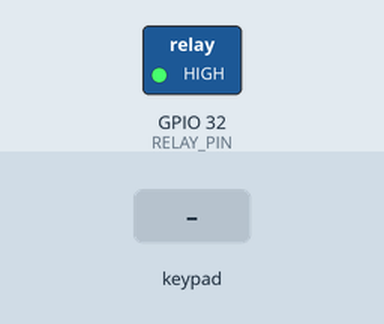
Simulated run of this sketch. Board: ESP32. Parts: switched loads named in the sketch (green lamp = pin HIGH). Inputs (shaded band) come from the test bench. WiFi joins after 1.5 s; servers stay silent unless stated; I2S audio is not simulated (input reads silence); the Firebase database answers and starts empty; what the sketch prints to the serial monitor is not drawn.

Above: at 3.7 s.
3.8 s: keypad keys 1 2 3 4 # pressed 0.4 s apart
At 6.3 s:
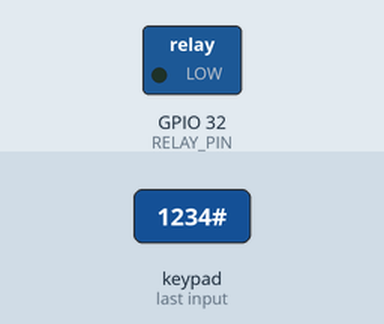
8.0 s: key 'A' pressed
9.5 s: key 'B' pressed
11.0 s: keypad keys 1 2 3 4 * pressed 0.4 s apart
14.5 s: key 'C' pressed
16.0 s: keypad keys 1 2 3 4 D pressed 0.4 s apart
Timing chart, 0 to 19.0 s (numbered marks = the images above; inputs shaded):
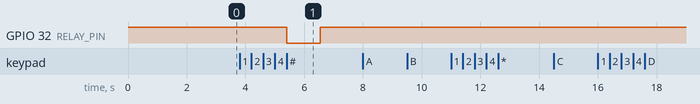

Measured:
- after the input at 3.8 s, GPIO 32 (RELAY_PIN): HIGH → LOW after 1.6 s, → HIGH 1.1 s later
- after the input at 8.0 s, every drawn part: stays the same
- after the input at 9.5 s, every drawn part: stays the same
- after the input at 11.0 s, every drawn part: stays the same
- after the input at 14.5 s, every drawn part: stays the same
- after the input at 16.0 s, every drawn part: stays the same

The sketch:

lock_firebase_audio_keypad_PASSWORD.ino
```cpp
//  this is for lock firebase time and audio


/*************************************************/
/*                                                         WIFI CONNECTION                                                                         */
/*************************************************/
//this code makes the speaker make noise when pressing akey on the keypad
#include <Adafruit_Keypad.h> // Correct inclusion of the library
#include <Arduino.h>
#include <driver/i2s.h>
#include <math.h>
#include <ezOutput.h>
// WiFi and Firebase setup
#include <ESP32Firebase.h>
#define _SSID "ICST"          // Your WiFi SSID
#define _PASSWORD "arduino123"    // Your WiFi Password

#define UNLOCK_TIME 3000 // in milliseconds

#define RELAY_PIN   32 // ESP32 pin GPIO27 connected to the solenoid lock relay
//ezOutput relay(RELAY_PIN);

// Define the pins for RGB LED (assuming common cathode)
const int redPin = 13;    // Red pin

// define your specific keypad here via PID
#define KEYPAD_PID3845


const String password = "1234"; // change your password here
String input_password;

// define your pins here
#define R4   15 //brown wire
#define R3   4  //red wire
#define R2   5  //orange
#define R1   18   //yellow wire
#define C1   23 //white wire
#define C2   22 //purple wire
#define C3   21  //blue wire
#define C4   19  //green wire

// /* 2. Define the API Key */
// #define API_KEY "AIzaSyAHANIi3AEgVl8ir3Cs5ePn6qJLWD9LY1Y"

// /* 3. Define the RTDB URL */
// #define DATABASE_URL "https://console.firebase.google.com/u/0/project/smartdoorbell-7e38f/database/smartdoorbell-7e38f-default-rtdb/data/~2F" //<databaseName>.firebaseio.com or <databaseName>.<region>.firebasedatabase.app
//https://console.firebase.google.com/u/0/project/smartdoorbell-7e38f/database/smartdoorbell-7e38f-default-rtdb/data/~2F
#define REFERENCE_URL "https://smartdoorbell-7e38f-default-rtdb.firebaseio.com/"
//https://console.firebase.google.com/u/0/project/smartdoorbell-7e38f/database/smartdoorbell-7e38f-default-rtdb/data/~2F"
#define FIREBASE_AUTH "AIzaSyAHANIi3AEgVl8ir3Cs5ePn6qJLWD9LY1Y"

Firebase firebase(REFERENCE_URL);

void firebaseSetup() {
  Serial.println("Connecting to WIFI: Pending...");
  WiFi.mode(WIFI_STA);
  WiFi.disconnect();
  delay(1000);
  WiFi.begin(_SSID, _PASSWORD);

  while (WiFi.status() != WL_CONNECTED) {
    //freeplay();
    delay(10);
    //Serial.print("-");
  }
  Serial.println("Connected to WIFI");
}

int firebaseReadLock() {
  int lck = firebase.getInt("lck");

  return lck;
}


// Keymap for 4x4 Keypad
char keys[4][4] = {
  {'1','2','3', 'A'},
  {'4','5','6', 'B'},
  {'7','8','9', 'C'},
  {'*','0','#', 'D'}
};
//////audio defines


// Define I2S pins
#define I2S_NUM         I2S_NUM_0
#define I2S_BCK_PIN     26
#define I2S_WS_PIN      27
#define I2S_DATA_PIN    25
#define SAMPLE_RATE     44100
#define PI              3.14159265358979323846

static float phase = 0;
size_t bytes_written;
int16_t samples[64];
int frequency = 700;

// Row and column pins for 3x4 Keypad
byte rowPins[4] = { R1, R2, R3, R4 };
byte colPins[4] = { C1, C2, C3 , C4 };

// Initialize an instance of class Adafruit_Keypad
Adafruit_Keypad customKeypad = Adafruit_Keypad(makeKeymap(keys), rowPins, colPins, 4, 4);

unsigned long lastLockCheckTime = 0; // Variable to keep track of the last lock check time
const unsigned long lockCheckInterval = 10000; // Check the lock every 5 seconds

//helper function for dynamically generating audio samples


void generateSamples(int16_t* samples, int sample_count, int frequency) {
    for (int i = 0; i < sample_count; i++) {
        samples[i] = (int16_t)(32767 * sin(phase));
        phase += 2 * PI * frequency / SAMPLE_RATE;
        if (phase >= 2 * PI) {
            phase -= 2 * PI;
        }
    }
}


// hard-coded passwords
void setup() {
  // pinMode(27, OUTPUT) ;
  pinMode(RELAY_PIN, OUTPUT);
  //pinMode(redPin, OUTPUT);
  Serial.begin(9600);  // Adjusted for ESP32
  //input_password.reserve(32);
  customKeypad.begin();
  digitalWrite(RELAY_PIN, HIGH);
  Serial.println("Connecting to WIFI: Pending...");
  WiFi.mode(WIFI_STA);
  WiFi.disconnect();
  delay(1000);
  WiFi.begin(_SSID, _PASSWORD);

  while (WiFi.status() != WL_CONNECTED) {
    //freeplay();
    delay(10);
    Serial.print("-");
  }
  Serial.println("Connected to WIFI");


  // I2S configuration
  i2s_config_t i2s_config = {
    .mode = (i2s_mode_t)(I2S_MODE_MASTER | I2S_MODE_TX),  // Master, TX only
    .sample_rate = SAMPLE_RATE,
    .bits_per_sample = I2S_BITS_PER_SAMPLE_16BIT,
    .channel_format = I2S_CHANNEL_FMT_RIGHT_LEFT,
    .communication_format = I2S_COMM_FORMAT_I2S_MSB,
    .intr_alloc_flags = 0, // default interrupt priority
    .dma_buf_count = 8,
    .dma_buf_len = 64,
    .use_apll = false,
    .tx_desc_auto_clear = true,
    .fixed_mclk = 0
  };

  // I2S pin configuration
  i2s_pin_config_t pin_config = {
    .bck_io_num = I2S_BCK_PIN,
    .ws_io_num = I2S_WS_PIN,
    .data_out_num = I2S_DATA_PIN,
    .data_in_num = I2S_PIN_NO_CHANGE
  };

  // Install and start I2S driver
  i2s_driver_install(I2S_NUM, &i2s_config, 0, NULL);
  i2s_set_pin(I2S_NUM, &pin_config);
  i2s_zero_dma_buffer(I2S_NUM);

}

void loop() {

  for (int i = 0; i < 64; i++)
  {
    samples[i] = (int16_t)(32767 * sin(phase));
    phase += 2 * PI * frequency / SAMPLE_RATE;
    if (phase >= 2 * PI) {
      phase -= 2 * PI;
    }
  }

  // Check lock status every 5 seconds
  unsigned long currentTime = millis();
  if (currentTime - lastLockCheckTime >= lockCheckInterval) {
    lastLockCheckTime = currentTime;
    int lock = firebase.getInt("lock");
    Serial.println(lock);

    if(lock > 1) {
      digitalWrite(RELAY_PIN, LOW); // Unlock the door
      int j=0;
      generateSamples(samples, 64,700);
      while(j<500){
      i2s_write(I2S_NUM, samples, sizeof(samples), &bytes_written, portMAX_DELAY);
      j++;
      }
      delay(1000);
      digitalWrite(RELAY_PIN, HIGH); // Lock the door
      firebase.setInt("lock", 1);
    }

  }
  unsigned long currentTime2 = millis();
  unsigned int lastLockCheckTime2 = 0 ;
  if (currentTime2 - lastLockCheckTime2 >= 2000) {
    lastLockCheckTime2 = currentTime2;
  // Continuously watch the keypad
  customKeypad.tick();
  if(customKeypad.available()){
    keypadEvent e = customKeypad.read();
    char key = (char)e.bit.KEY;

    if (e.bit.EVENT == KEY_JUST_PRESSED) {
      Serial.print(key);
      Serial.println(" pressed");
      if (key == '*') {
        input_password = ""; // reset the input password

      } else if (key == '#')
      {

        if(input_password == password)
        {
          // note to self: take care of the beeping sequence later ***
          generateSamples(samples, 64,9000);
          digitalWrite(RELAY_PIN, LOW); // Unlock the door
          int j=0;
          frequency = 2000;
          while(j<200){
          i2s_write(I2S_NUM, samples, sizeof(samples), &bytes_written, portMAX_DELAY);
          j++;
          }
          delay(1000);
          digitalWrite(RELAY_PIN, HIGH); // Lock the door
        }
        else
        {
          Serial.println("Invalid Password => Try again");
        }

        input_password = ""; // reset the input password


      }else {
      input_password += key; // append new character to input password string
      }

      // if (key == 'A')
      // {
      //   // note to self: take care of the beeping sequence later ***
      //   generateSamples(samples, 64,9000);
      //   digitalWrite(RELAY_PIN, LOW); // Unlock the door
      //   int j=0;
      //   frequency = 2000;
      //   while(j<200){
      //   i2s_write(I2S_NUM, samples, sizeof(samples), &bytes_written, portMAX_DELAY);
      //   j++;
      //   }
      //   delay(1000);
      //   digitalWrite(RELAY_PIN, HIGH); // Lock the door
      // }
    }
  }
  }
}
```
